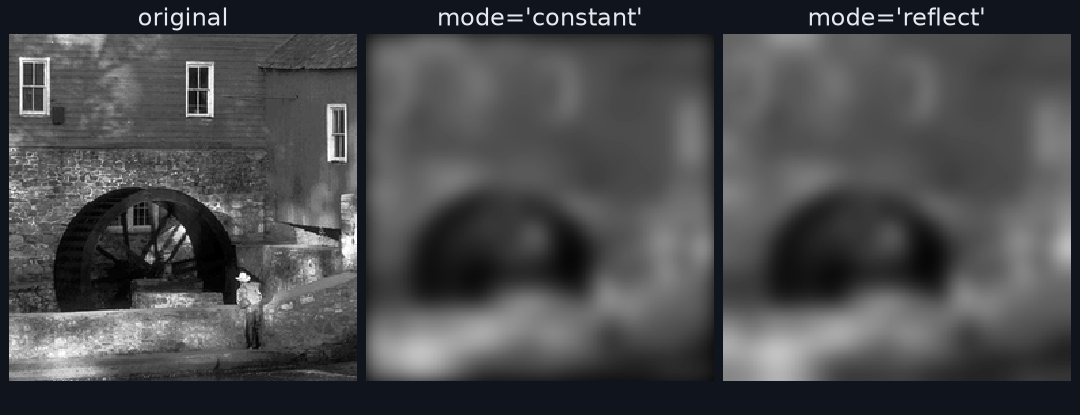
#> input picture decks/vc-lab2/assets/bordes.png, 1080 x 415 px, given in place of arch256.pgm, which was not available
$ python gen_assets.py
#> lines starting #> are read from the running program, lines starting #| are printed output that depends on the picture; pictures that were not available may be replaced by others from this repository, and a replacement may not be noted
#!/usr/bin/env python3
"""Genera assets/*.png y assets/datos.json del deck vc-lab2 (lab 2). Ejecutar con el venv con skimage/matplotlib."""
import os, sys, json, time
import numpy as np
from PIL import Image
import matplotlib
matplotlib.use('Agg')
import matplotlib.pyplot as plt
from scipy.ndimage import gaussian_filter, convolve, median_filter
from scipy.signal import medfilt2d
from scipy.signal.windows import gaussian

SRC = '/home/jcrex/uji/Master-Sistemas-Inteligentes/Computer-Vision/Teoria/Videos/04_Lab2_Filtrado_Espacial/assets/'
OUT = os.path.join(os.path.dirname(os.path.abspath(__file__)), 'assets') + os.sep
BG, FG = '#10141c', '#e6e9ef'
plt.rcParams.update({'figure.facecolor': BG, 'axes.facecolor': BG, 'text.color': FG, 'font.size': 17})

def load(n, gray=True):
#> called with n = 'arch256.pgm', gray = True
    im = Image.open(SRC + n)
#> im is the input picture: PIL image 1080x415 RGBA; mean R, G, B, A 73.7, 74.4, 75.9, 255
    return np.array(im.convert('L') if gray else im.convert('RGB'), dtype=float)
def psnr(ref, im): return 10*np.log10(255**2/np.mean((np.asarray(ref, float)-im)**2))

def addSPNoise(im, percent):
    v = np.array(im).flatten(); N = v.size; m = int(np.floor(percent*N/100))
    v[np.random.randint(0, N, m)] = 255*np.random.randint(0, 2, m); return v.reshape(np.shape(im))
def addGaussianNoise(im, sd=5): return im + np.random.normal(0, sd, np.shape(im))
def averageFilter(im, n): return convolve(im, np.ones((n, n))/n**2)
def gaussianFilter(im, s): return gaussian_filter(im, s)
def medianFilter(im, n): return medfilt2d(np.asarray(im, float), n)

def grid(imgs, titles, name, ncols, w=3.4, rgb=False, vmin=0, vmax=255, tight=False):
    n = len(imgs); nr = int(np.ceil(n/ncols))
    fig, axs = plt.subplots(nr, ncols, figsize=(w*ncols, (w+0.55)*nr), squeeze=False)
    for ax in axs.ravel(): ax.axis('off')
    for ax, im, t in zip(axs.ravel(), imgs, titles):
        if rgb: ax.imshow(np.clip(im, 0, 255).astype(np.uint8), interpolation='none')
        else: ax.imshow(im, cmap='gray', vmin=vmin, vmax=vmax, interpolation='none')
        ax.set_title(t, fontsize=17, pad=6)
    fig.tight_layout(pad=0.4)
    fig.savefig(OUT+name, dpi=100, facecolor=BG, **({'bbox_inches': 'tight', 'pad_inches': 0.08} if tight else {})); plt.close(fig)

D = {}
im = load('arch256.pgm')
np.random.seed(0)
sp3 = addSPNoise(im, 3)
D['sp_changed'] = float(np.mean(sp3 != im))
gs = {s: addGaussianNoise(im, s) for s in (3, 5, 10, 20)}
#> call 3 of addGaussianNoise, with sd = 10
#> in addGaussianNoise (call 3), `def addGaussianNoise(im, sd=5): return im + np.random.normal(0, sd, np..`:
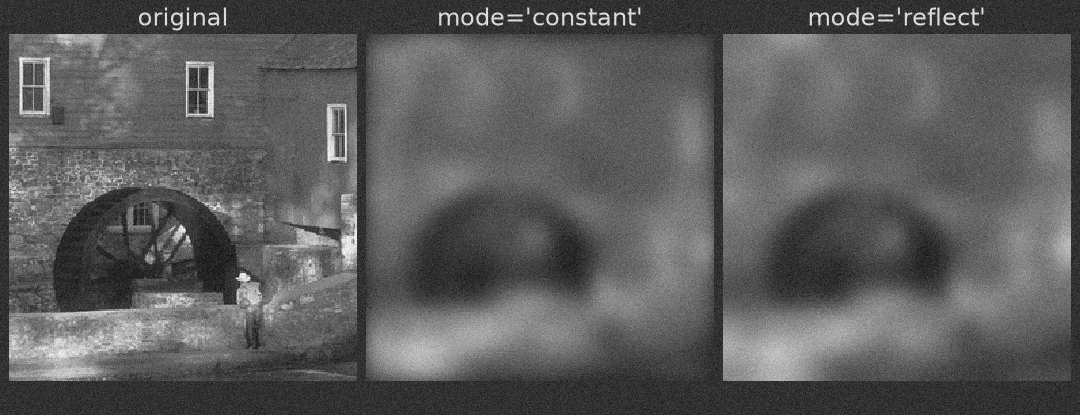
#> returned value: shape (415, 1080) float64; min -41.7, max 278.2, mean 74.4; drawn with min black and max white
#> call 4 of addGaussianNoise, with sd = 20
#> in addGaussianNoise (call 4), `def addGaussianNoise(im, sd=5): return im + np.random.normal(0, sd, np..`:
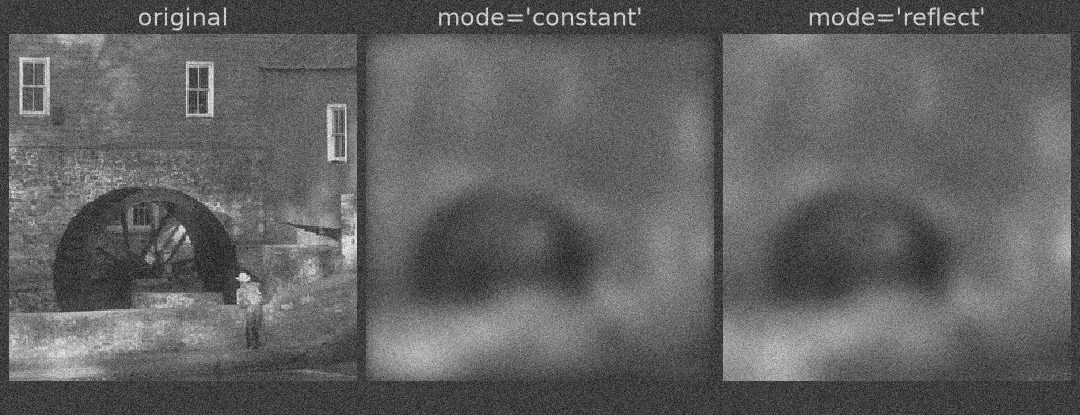
#> returned value: shape (415, 1080) float64; min -75.26, max 313.6, mean 74.5; drawn with min black and max white
#> gs = 4 items
D['gauss_range20'] = [float(gs[20].min()), float(gs[20].max())]
grid([im, sp3, *[np.clip(gs[s], 0, 255) for s in (3, 5, 10, 20)]],
     ['original', 'S&P 3 %', 'gauss σ=3', 'gauss σ=5', 'gauss σ=10', 'gauss σ=20'], 'ruidos.png', 3, w=2.63)
#> in grid, `n = len(imgs)`: n = 6
#> in grid, `nr = int(np.ceil(n / ncols))`: nr = 2
#> the loop in grid, `for ax in axs.ravel(): ax.axis('off')` made 6 passes
#> the loop in grid, `for ax, im, t in zip(axs.ravel(), imgs, titles):` made 6 passes
#> t on passes 1 to 6: 'original', 'S&P 3 %', 'gauss σ=3', 'gauss σ=5', 'gauss σ=10', 'gauss σ=20'
#> in grid, `fig.savefig(OUT + name, dpi=100, facecolor=BG, **{'bbox_inches': 'tigh`:
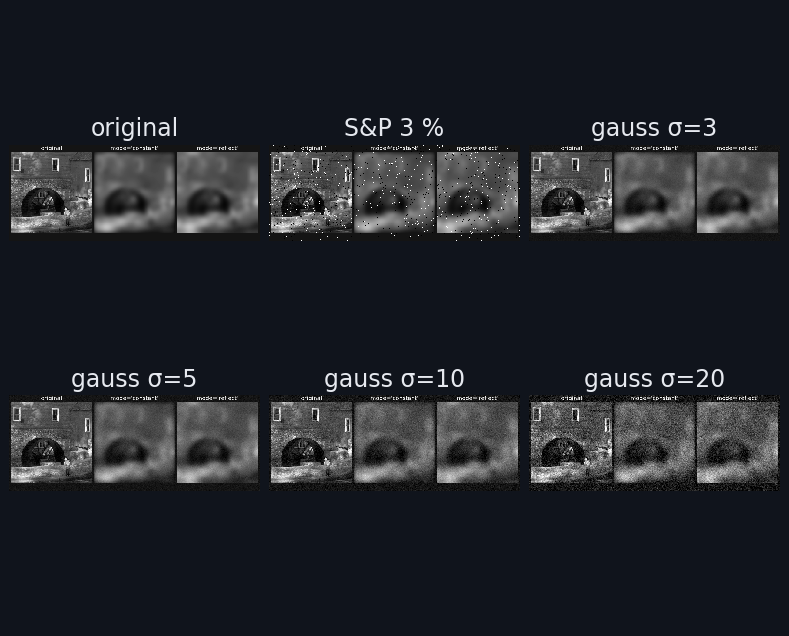
#> figure drawn by matplotlib, 6 panels
D['psnr_noise'] = {'sp3': psnr(im, sp3), **{f'g{s}': psnr(im, np.clip(gs[s], 0, 255)) for s in gs}}
# histograma del ruido gaussiano σ=5 y σ=20 (de la diferencia real)
for s in (5, 20):
    h, _ = np.histogram((gs[s]-im).ravel(), bins=np.arange(-60, 61, 4))
    D[f'hist_noise_{s}'] = (h/h.sum()*100).round(2).tolist()
#> after the loop, D = 5 items
hsp, _ = np.histogram(sp3.ravel(), bins=16, range=(0, 256))
#> hsp = [14305, 98800, 22533, 29233, 75373, 77877, 52038, 31097, 14621, 8422, 6950, 4209, 2253, 1208, 1943, 7338]
D['hist_sp'] = (hsp/hsp.sum()*100).round(2).tolist()

# filtros (slide 13)
np.random.seed(0)   # mismo ruido que e1_tabla (solución del lab)
sp = addSPNoise(im, 5); ga = addGaussianNoise(im, 20)
#> call 2 of addSPNoise, with percent = 5
#> in addSPNoise (call 2), `m = int(np.floor(percent * N / 100))`: m = 22410
#> in addSPNoise (call 2), `return v.reshape(np.shape(im))`:
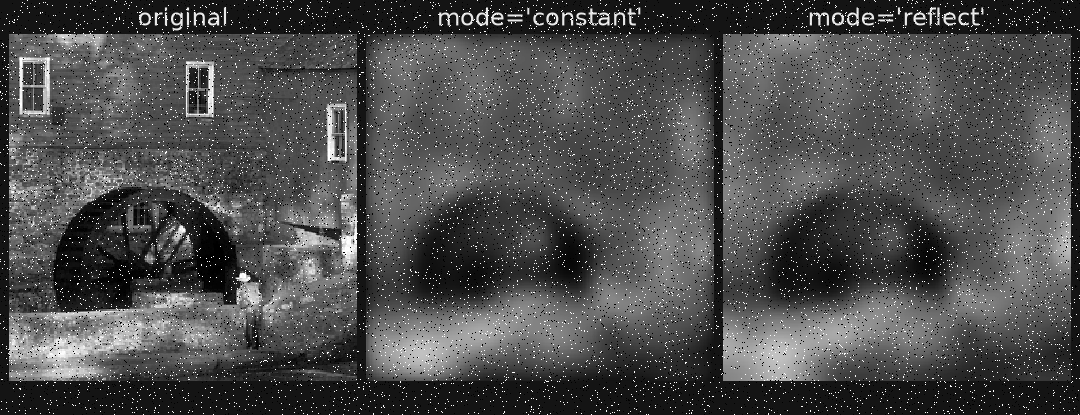
#> returned value: shape (415, 1080) float64; min 0, max 255, mean 77
def panel(name, noisy, filts, tag, save=True):
    imgs = [noisy]; tt = [f'{tag}: {psnr(im, noisy):.1f} dB']
    for lab, f in filts:
        r = f(noisy); imgs.append(r); tt.append(f'{lab}: {psnr(im, r):.1f} dB')
    if save: grid(imgs, [t.split(':')[0] for t in tt], name, 4, w=2.5)   # PSNR en la gráfica del deck
    return {t.split(':')[0]: float(t.split(': ')[1].split()[0]) for t in tt}
D['ps_media'] = panel('f_media_sp.png', sp, [(f'media {n}', lambda x, n=n: averageFilter(x, n)) for n in (3, 7, 15)], 'S&P 5 %')
#> in panel, `tt = [f'{tag}: {psnr(im, noisy):.1f} dB']`: tt = ['S&P 5 %: 18.0 dB']
#> after the loop in panel, `for lab, f in filts:`: imgs = 4 items; tt = ['S&P 5 %: 18.0 dB', 'media 3: 25.3 dB', 'media 7: 24.2 dB', 'media 15: 22.6 dB']
#> the loop in grid (call 2), `for ax in axs.ravel(): ax.axis('off')` made 4 passes
#> the loop in grid (call 2), `for ax, im, t in zip(axs.ravel(), imgs, titles):` made 4 passes
#> t on passes 1 to 4: 'S&P 5 %', 'media 3', 'media 7', 'media 15'
D['ps_mediana'] = panel('f_mediana_sp.png', sp, [(f'mediana {n}', lambda x, n=n: medianFilter(x, n)) for n in (3, 7, 15)], 'S&P 5 %')
D['pg_media'] = panel('f_media_g.png', ga, [(f'media {n}', lambda x, n=n: averageFilter(x, n)) for n in (3, 7, 15)], 'gauss σ=20', save=False)
D['pg_gauss'] = panel('f_gauss_g.png', ga, [(f'gauss σ={s}', lambda x, s=s: gaussianFilter(x, s)) for s in (1, 2, 4)], 'gauss σ=20', save=False)
#> in panel (call 4), `tt = [f'{tag}: {psnr(im, noisy):.1f} dB']`: tt = ['gauss σ=20: 22.1 dB']
#> the loop in panel (call 4), `for lab, f in filts:` made 3 passes
#> pass 1, in panel (call 4), `r = f(noisy)`:
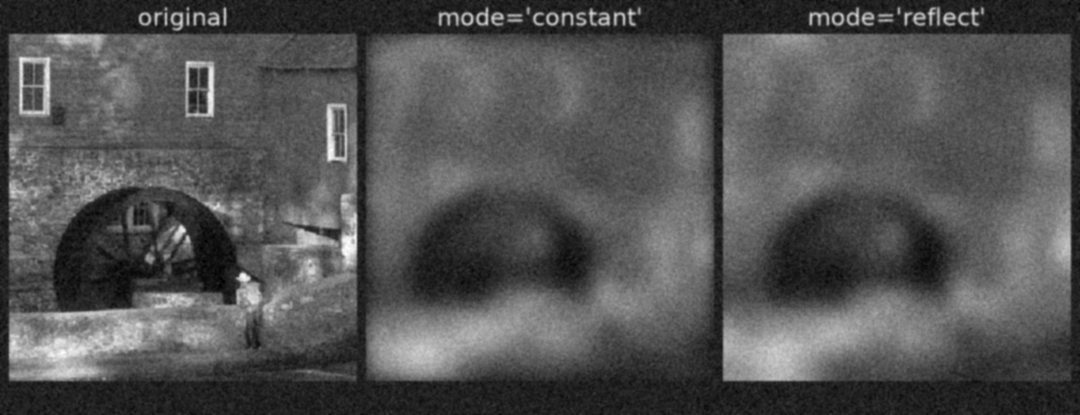
#> r: shape (415, 1080) float64; min -14.45, max 257.7, mean 74.4; drawn with min black and max white
#> after the loop in panel (call 4), `for lab, f in filts:`: tt = ['gauss σ=20: 22.1 dB', 'gauss σ=1: 28.3 dB', 'gauss σ=2: 25.8 dB', 'gauss σ=4: 23.6 dB']
D['pg_mediana'] = panel('f_mediana_g.png', ga, [(f'mediana {n}', lambda x, n=n: medianFilter(x, n)) for n in (3, 7, 15)], 'gauss σ=20', save=False)
#> in panel (call 5), `tt = [f'{tag}: {psnr(im, noisy):.1f} dB']`: tt = ['gauss σ=20: 22.1 dB']
#> the loop in panel (call 5), `for lab, f in filts:` made 3 passes
#> pass 3, in panel (call 5), `r = f(noisy)`:
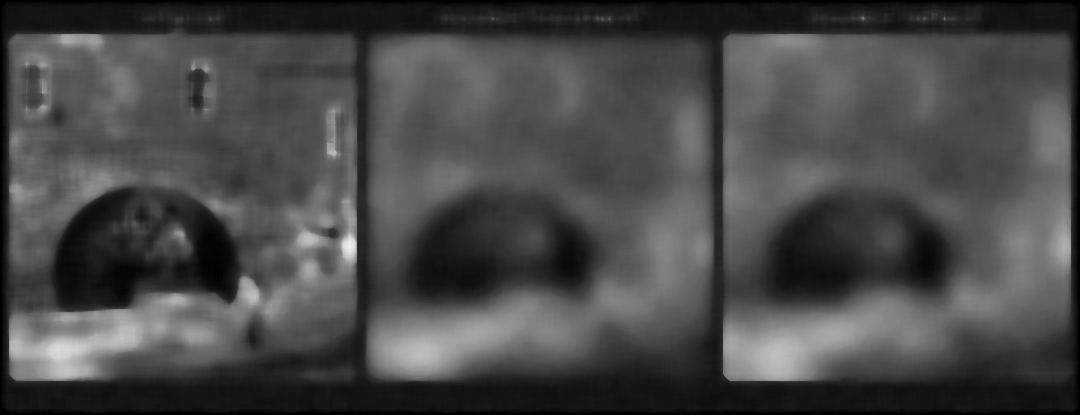
#> r: shape (415, 1080) float64; min 0, max 240.8, mean 72.6
#> after the loop in panel (call 5), `for lab, f in filts:`: tt = ['gauss σ=20: 22.1 dB', 'mediana 3: 27.8 dB', 'mediana 7: 24.5 dB', 'mediana 15: 22.9 dB']
D['ps_gauss'] = {str(s): psnr(im, gaussianFilter(sp, s)) for s in (1, 2, 4)}

# E1 (como e1_tabla: seed 0, sp=5, sd=20)
ruidos = {'S&P 5 %': sp, 'Gauss σ=20': ga}
filtros = {'media 3×3': lambda x: averageFilter(x, 3), 'Gauss σ=1': lambda x: gaussianFilter(x, 1), 'mediana 3×3': lambda x: medianFilter(x, 3)}
D['e1'] = {nr: {'sin filtrar': psnr(im, s), **{nf: psnr(im, f(s)) for nf, f in filtros.items()}} for nr, s in ruidos.items()}
d = np.abs(np.asarray(medianFilter(ruidos['S&P 5 %'], 3), float) - im)
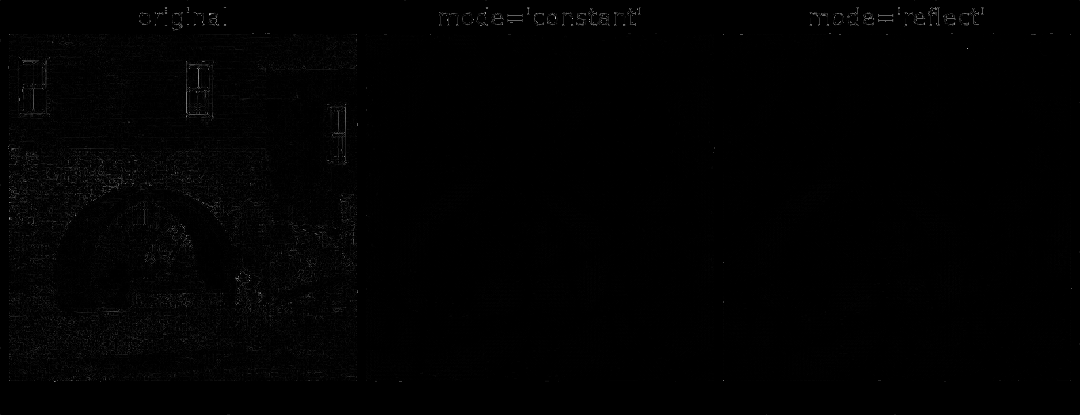
#> d: shape (415, 1080) float64; min 0, max 203, mean 1.5
D['e1_bordes'] = 'ok'

# E2
a, s = averageFilter(im, 7), convolve(convolve(im, np.ones((1, 7))/7), np.ones((7, 1))/7)
D['e2_diff'] = float(np.abs(a-s).max())
#> (the run stopped early here; a loop or call above may not have finished)

$ run again, on decks/vc-lab2/assets/ex2.png
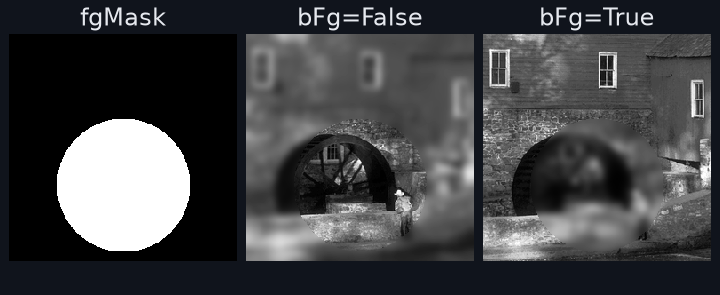
#> input picture decks/vc-lab2/assets/ex2.png, 720 x 295 px, given in place of arch256.pgm, which was not available
#> in load, im is the input picture: PIL image 720x295 RGBA; mean R, G, B, A 65.5, 66.5, 68.7, 255
#> gs = 4 items
#> n = 6
#> nr = 2
#> the loop in grid, `for ax in axs.ravel(): ax.axis('off')` made 6 passes
#> the loop in grid, `for ax, im, t in zip(axs.ravel(), imgs, titles):` made 6 passes
#> t on passes 1 to 6: 'original', 'S&P 3 %', 'gauss σ=3', 'gauss σ=5', 'gauss σ=10', 'gauss σ=20'
#> after the loop `for s in (5, 20):`: D = 5 items
#> hsp = [43756, 58525, 5729, 7278, 21993, 20893, 12623, 8770, 5428, 3310, 2342, 1786, 1185, 689, 1177, 16916]
#> in addGaussianNoise (call 5), `def addGaussianNoise(im, sd=5): return im + np.random.normal(0, sd, np..`:
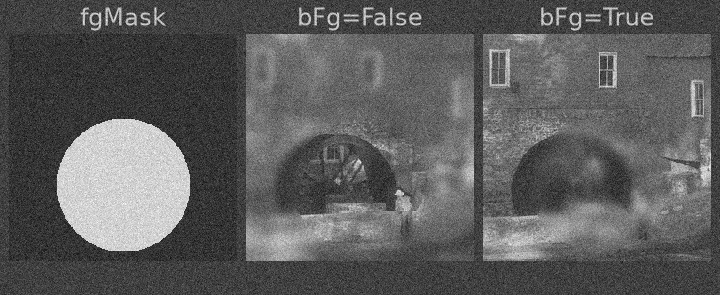
#> returned value: shape (295, 720) float64; min -84.63, max 327.9, mean 66.6; drawn with min black and max white
#> in panel, `tt = [f'{tag}: {psnr(im, noisy):.1f} dB']`: tt = ['S&P 5 %: 17.3 dB']
#> after the loop in panel, `for lab, f in filts:`: imgs = 4 items; tt = ['S&P 5 %: 17.3 dB', 'media 3: 23.6 dB', 'media 7: 21.8 dB', 'media 15: 20.0 dB']
#> the loop in grid (call 2), `for ax in axs.ravel(): ax.axis('off')` made 4 passes
#> the loop in grid (call 2), `for ax, im, t in zip(axs.ravel(), imgs, titles):` made 4 passes
#> t on passes 1 to 4: 'S&P 5 %', 'media 3', 'media 7', 'media 15'
#> `d = np.abs(np.asarray(medianFilter(ruidos['S&P 5 %'], 3), float) - im)`:
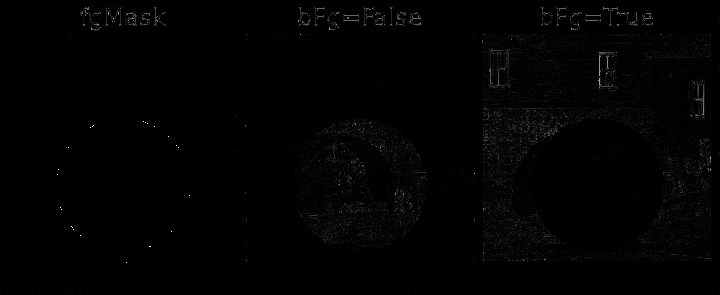
#> d: shape (295, 720) float64; min 0, max 255, mean 2
